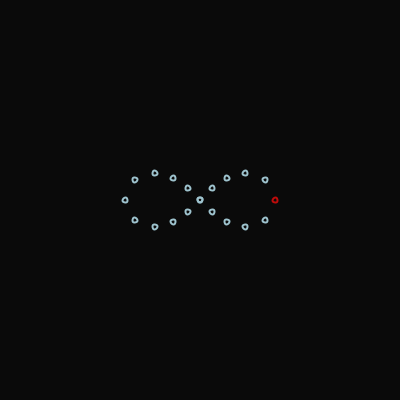
Frame 1 (no input)
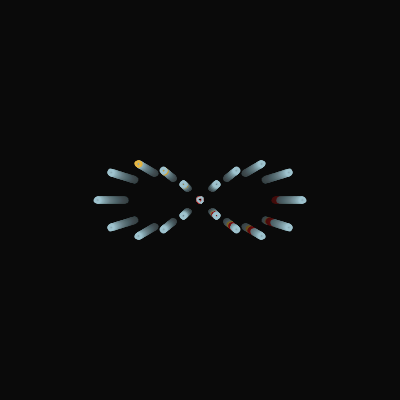
Frame 60 (the mouse pressed at the canvas centre just before this capture)
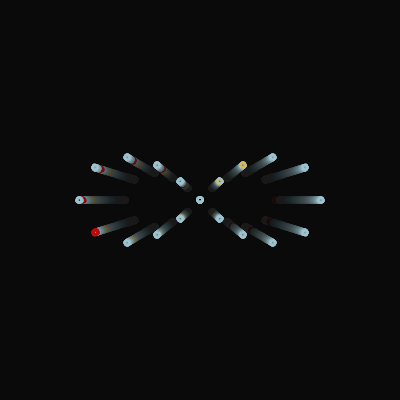
Frame 120 (the mouse held since frame 60 and released just before this capture)

The Processing sketch that drew these frames (run headless with seeded random() and noise(); from frame 60 on, the mouse is pressed at the canvas centre):

// Processing sketch: processing_180485
// ── processing_180485.pde

int num = 20;
int frameCount;
int redCount = 0;
int blueCount = 0;

float theta = 0;
 
void setup() {
  size(400, 400);
  background(10);
}

void drawLemniscate(float a) {
  strokeWeight(2);
  noFill();
  
  for (int i = 0; i < num; i++) {
    float angle = 360 / num * i;
    float rad = radians(angle);
    float x = (a * cos(rad)) / (1 + sin(rad) * sin(rad));
    float y = (a * sin(rad) * cos(rad)) / (1 + sin(rad) * sin(rad));
    if (i == redCount % num) {
      stroke(#BF0B0A, 255);
    } else if (i == blueCount % num) {    
      stroke(#E5B643, 255);
    } else {
      stroke(#9EC3CE, 255);
    }

    ellipse(x, y, 5, 5);    
  }

}
 
void draw() {
  fill(10, 10, 10, 5);
  noStroke();
  rect(0, 0, width, height);
  translate(width / 2, height / 2);
  drawLemniscate(50 * (sin(theta) + 1.5));
  theta += 0.01;
  frameCount++;
  if (frameCount % 10 == 0) {
    redCount++;
  }
  
  if (frameCount % 7 == 0) {
    blueCount++;
  }
  
}
